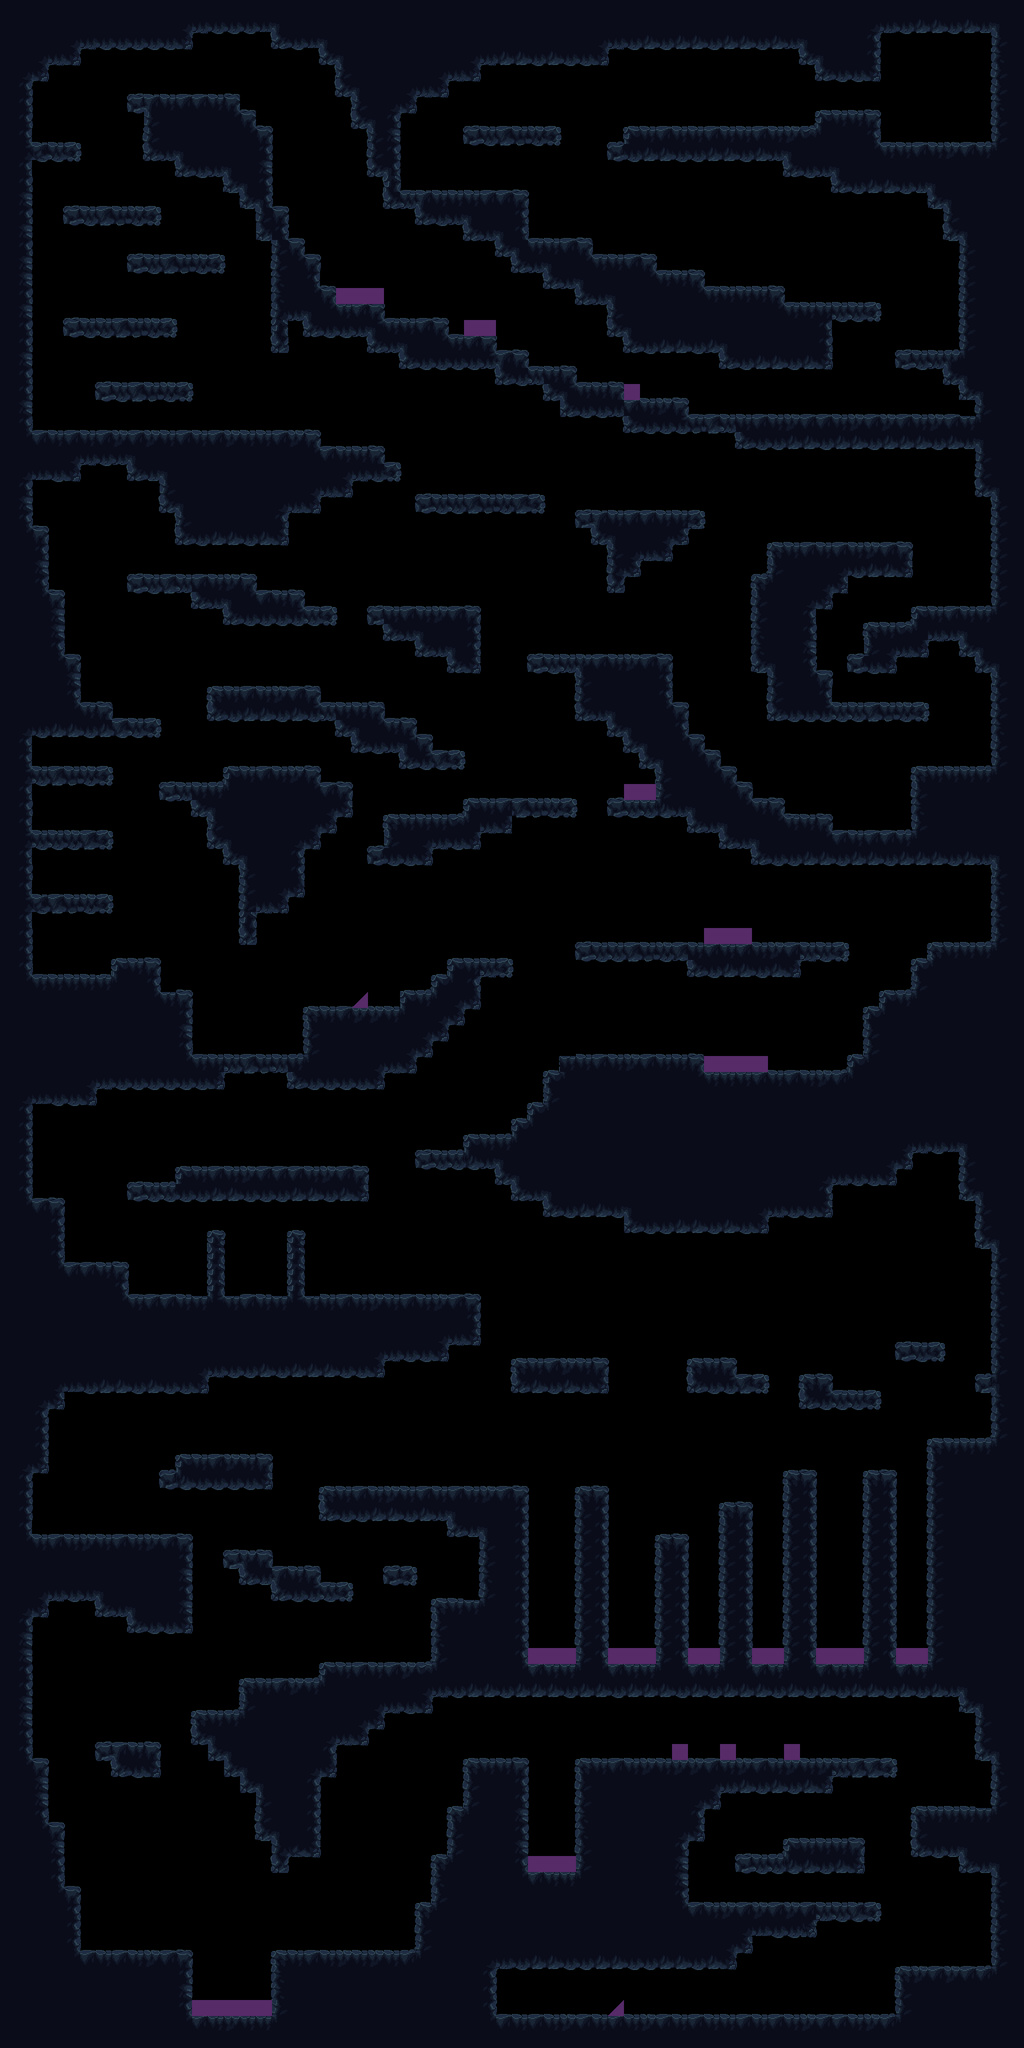

A level layout from a 2D game, rendered from its tile map. Below: a short description, then the map file with tile-grid data replaced by summaries:
An orthogonal 64x128 tile map with 32x32 px tiles, 3 tile layers (frame, out, spikes), 2 tilesets.

<map version="1.10" tiledversion="1.11.2" orientation="orthogonal" renderorder="right-down" width="64" height="128" tilewidth="32" tileheight="32" infinite="0" nextlayerid="4" nextobjectid="1">
 <editorsettings>
  <export target="map.tmj" format="json" />
 </editorsettings>
 <tileset firstgid="1" source="shapes.tsx" />
 <tileset firstgid="15" source="mountainTrumps.tsx" />
 <layer id="1" name="frame" width="64" height="128">
  <data>[8192 cells, 3399 non-empty, 1 distinct tile ids]</data>
 </layer>
 <layer id="2" name="out" width="64" height="128">
  <data>[8192 cells, 5354 non-empty, 178 distinct tile ids]</data>
 </layer>
 <layer id="3" name="spikes" width="64" height="128">
  <data>[8192 cells, 43 non-empty, 2 distinct tile ids]</data>
 </layer>
</map>